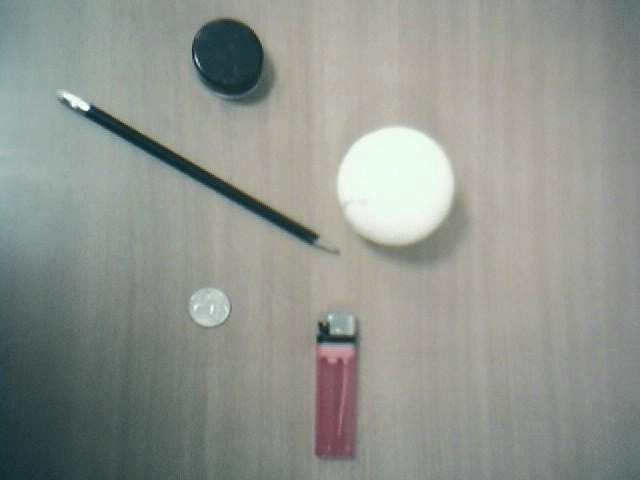
%> input picture gaussian_filter/stuff.jpg, 640 x 480 px
$ octave output.m   (GNU Octave 9; MATLAB toolbox functions it lacks are replaced by stand-ins)
%> lines starting %> are read from the running program, lines starting %| are printed output that depends on the picture
clc;
clear;
close all;
%读取gaussian.dat中的内容，该内容是FPGA工程的处理结果，将读取内容转为图片，并与matlab的gaussian计算做对比。
input_image = imread('stuff.jpg');
%> input_image is the input picture: size 480x640x3 uint8; mean R, G, B 144.4, 148.5, 143.1
input_image = imresize(input_image, 0.5);
%> input_image: size 240x320x3 uint8
img = rgb2gray(input_image);
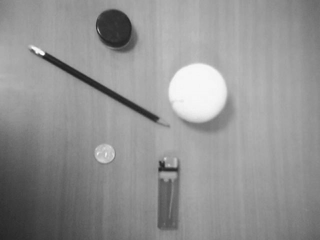
%> img: size 240x320 uint8; min 34, max 250, mean 146.7
%img=input_image;
[height, width] = size(img);
%> height = 240; width = 320
figure(1);
imshow(img);

gaussian_kernel=[10 16 10;16 26 16;10 16 10]/128
tic;
gaussian_mat = conv2(double(img), gaussian_kernel);
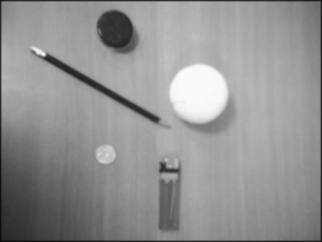
%> gaussian_mat: size 242x322 double; min 3.12, max 251, mean 146.8
toc;
figure(2);
subplot(2,2,1);
imshow(uint8(gaussian_mat));
title('matlab gaussian');

load gaussian.dat;
tmp=reshape(gaussian, width, height);
img = tmp';
mask = ones(size(img));
mask1 = bitand(round(img) , mask);
mask2 = bitand(round(img/10) , mask);
mask3 = bitand(round(img /100), mask);
mask4 = bitand(round(img /1000), mask);
mask5 = bitand(round(img /10000), mask);
mask6 = bitand(round(img /100000), mask);
mask7 = bitand(round(img /1000000), mask);
mask8 = bitand(round(img/10000000) , mask);

gaussian_img = mask1 + mask2*2 + mask3*4 + mask4*8 + mask5*16  + mask6*32 + mask7*64 + mask8*128;
subplot(2,2,2);
%figure(3);
imshow(uint8(gaussian_img));
title('fpga gaussian');
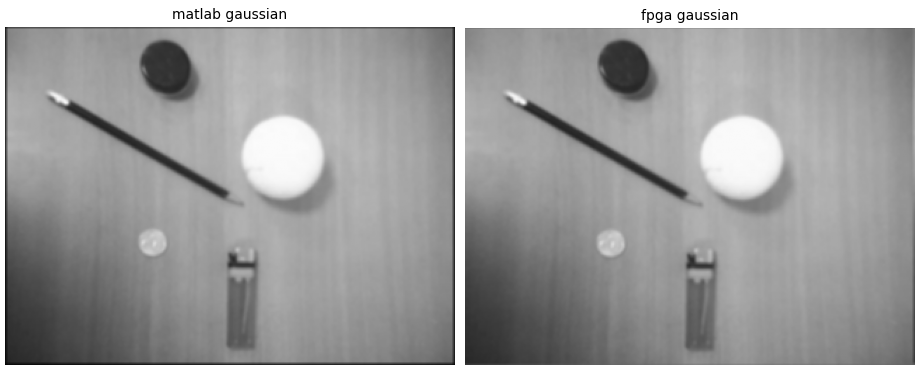
%> figure redrawn from the program's plot data, 2 panels
